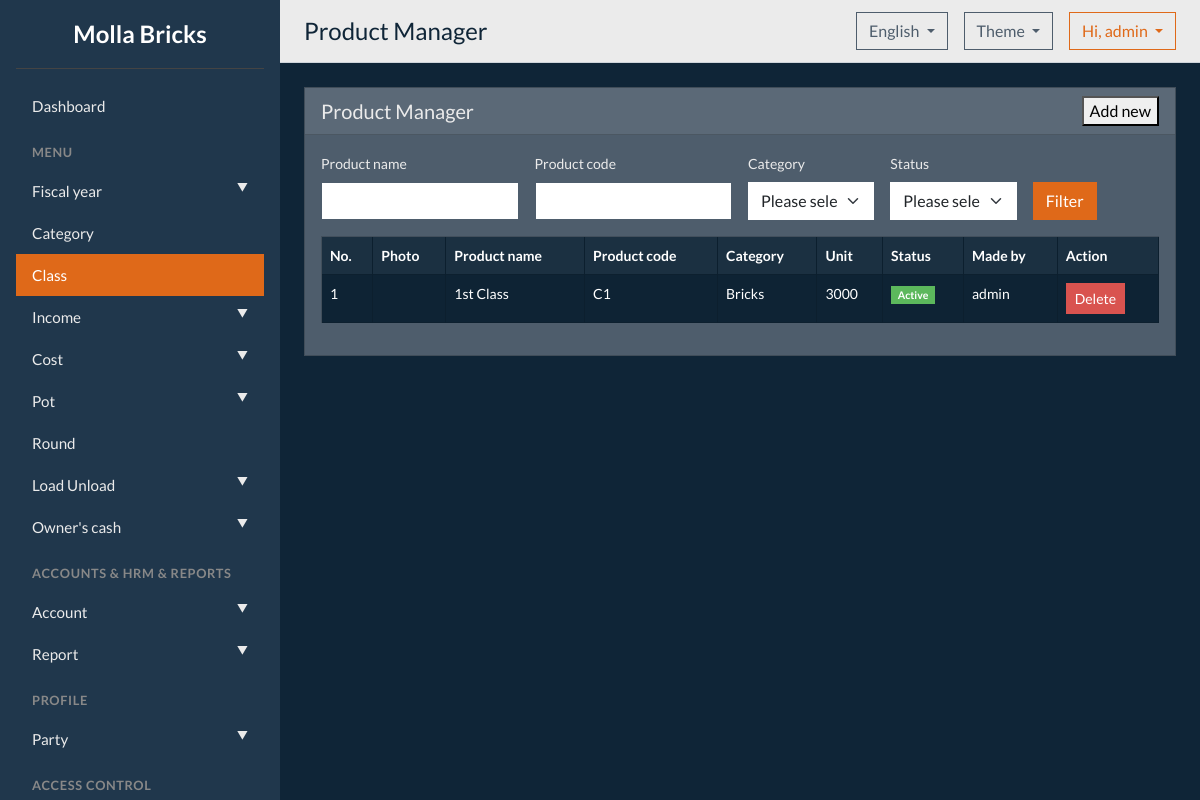
/brick-types/ (signed in), run on the app's committed database.
### tables this page shows
CREATE TABLE users (id INTEGER PRIMARY KEY, username TEXT NOT NULL UNIQUE, password_hash TEXT NOT NULL, role TEXT NOT NULL DEFAULT 'admin');

CREATE TABLE brick_types (id INTEGER PRIMARY KEY, name TEXT NOT NULL UNIQUE, product_code TEXT, category TEXT, unit TEXT, status TEXT DEFAULT 'Active', photo_path TEXT, made_by TEXT);

### molla_bricks/web/brick_types.py (the view)
@bp.route('/')
@login_required
def index():
    name = request.args.get('name', default="", type=str)
    code = request.args.get('code', default="", type=str)
    category = request.args.get('category', default="", type=str)
    status = request.args.get('status', default="", type=str)
    categories_raw = db_controller_instance.execute_query("SELECT name FROM expense_categories ORDER BY name", fetch="all") or []
    categories_list = [c[0] for c in categories_raw]
    query = "SELECT * FROM brick_types"
    params = []
    where_clauses = []
    if name:
        where_clauses.append("name LIKE ?")
        params.append(f"%{name}%")
    if code:
        where_clauses.append("product_code LIKE ?")
        params.append(f"%{code}%")
    if category:
        where_clauses.append("category = ?")
        params.append(category)
    if status:
        where_clauses.append("status = ?")
        params.append(status)
    if where_clauses:
        query += " WHERE " + " AND ".join(where_clauses)
    query += " ORDER BY name"
    types = db_controller_instance.execute_query(query, tuple(params), fetch="all")
    return render_template('manage_brick_types.html',
                           brick_types=types or [],
                           categories=categories_list,
                           filter_name=name,
                           filter_code=code,
                           filter_category=category,
                           filter_status=status)

### molla_bricks/core/db/db_controller.py (called while the page is built)
    def execute_query(self, query, params=(), fetch=None):
        try:
            with self.conn:
                cursor = self.conn.cursor()
                cursor.execute(query, params)
                if query.strip().upper().startswith('INSERT'): return cursor.lastrowid
                if query.strip().upper().startswith(('UPDATE', 'DELETE')): return cursor.rowcount
                if fetch == 'one': return cursor.fetchone()
                elif fetch == 'all': return cursor.fetchall()
        except sqlite3.Error as e: logging.error(f"Query Failed: {query} | Params: {params} | Error: {e}"); logging.error(traceback.format_exc()); return None

### molla_bricks/web/__init__.py (called while the page is built)
@login_manager.user_loader
def load_user(user_id):
    from .models import User
    return User.get(user_id)

### molla_bricks/web/models.py (called while the page is built)
    @staticmethod
    def get(user_id):
        query = "SELECT id, username, password_hash FROM users WHERE id = ?"
        user_data = db_controller_instance.execute_query(query, (user_id,), fetch="one")
        if user_data:
            return User(user_data[0], user_data[1], user_data[2])
        return None

### templates/manage_brick_types.html (shortened to what this page needs)
{% extends "base.html" %}
{% block header_title %}{{ _('Product Manager') }}{% endblock %}
{% block content %}
<div class="card">
    <div class="card-header d-flex justify-content-between align-items-center">
        <h5 class="mb-0">{{ _('Product Manager') }}</h5>
        <button type="button" class.btn btn-primary btn-sm" data-bs-toggle="modal" data-bs-target="#addModal">
            {{ _('Add new') }}
        </button>
    </div>
    <div class="card-body">
        <form method="GET" action="{{ url_for('brick_types.index') }}" class="row g-3 mb-3">
            <div class="col-md-3">
                <label for="name" class="form-label">{{ _('Product name') }}</label>
                <input type="text" class="form-control" id="name" name="name" value="{{ filter_name }}">
            </div>
            <div class="col-md-3">
                <label for="code" class="form-label">{{ _('Product code') }}</label>
                <input type="text" class="form-control" id="code" name="code" value="{{ filter_code }}">
            </div>
            <div class="col-md-2">
                <label for="category" class="form-label">{{ _('Category') }}</label>
                <select class="form-select" id="category" name="category">
                    <option value="">{{ _('Please select') }}</option>
                </select>
            </div>
            <div class="col-md-2">
                <label for="status" class="form-label">{{ _('Status') }}</label>
                <select class="form-select" id="status" name="status">
                    <option value="">{{ _('Please select') }}</option>
                </select>
            </div>
            <div class="col-md-2 d-flex align-items-end">
                <button type="submit" class="btn btn-primary">{{ _('Filter') }}</button>
            </div>
        </form>
        <div class="table-responsive">
            <table class="table table-striped table-bordered">
                <thead>
                    <tr>
                        <th>{{ _('No.') }}</th>
                        <th>{{ _('Photo') }}</th>
                        <th>{{ _('Product name') }}</th>
                        <th>{{ _('Product code') }}</th>
                        <th>{{ _('Category') }}</th>
                        <th>{{ _('Unit') }}</th>
                        <th>{{ _('Status') }}</th>
                        <th>{{ _('Made by') }}</th>
                        <th>{{ _('Action') }}</th>
                    </tr>
                </thead>
                <tbody>
                    {% for row in brick_types %}
                    <tr>
                        <td>{{ loop.index }}</td>
                        <td></td>
                        <td>{{ row[1] }}</td> <td>{{ row[2] }}</td> <td>{{ row[3] }}</td> <td>{{ row[4] }}</td> <td>
                            {% if row[5] == 'Active' %}
                                <span class="badge bg-success">{{ _('Active') }}</span>
                            {% else %}
                                <span class="badge bg-danger">{{ _('Inactive') }}</span>
                            {% endif %}
                        </td>
                        <td>{{ row[7] }}</td> <td>
                            <form action="{{ url_for('brick_types.delete_type', type_id=row[0]) }}" method="POST" style="display: inline;" onsubmit="return confirm('{{ _('Are you sure?') }}');">
                                <button type="submit" class="btn btn-danger btn-sm">{{ _('Delete') }}</button>
                            </form>
                        </td>
                    </tr>
                    {% else %}
                    <tr>
                        <td colspan="9" class="text-center">{{ _('No Data Found') }}</td>
                    </tr>
                    {% endfor %}
                </tbody>
            </table>
        </div>
    </div>
</div>
{% endblock %}

### templates/base.html (shortened to what this page needs)
<!doctype html>
{% set theme = session.get('theme', 'superhero') %}
<html lang="{{ session.get('lang', 'en') }}" data-bs-theme="{{ theme }}">
<head>
    <link href="https://cdn.jsdelivr.net/npm/bootswatch@5.3.3/dist/{{ theme }}/bootstrap.min.css" rel="stylesheet">
    <link rel="stylesheet" href="{{ url_for('static', filename='css/style.css') }}">
</head>
<body>
    {% include 'partials/_sidebar.html' %}
    <div class="main-content">
        <header class="header">
            <h4 class="mb-0">{% block header_title %}{% endblock %}</h4>
            <div class="d-flex align-items-center">
                <div class="dropdown me-3">
                    <button class="btn btn-outline-secondary dropdown-toggle" type="button" data-bs-toggle="dropdown">
                      {% if session.get('lang') == 'bn' %} বাংলা {% else %} English {% endif %}
                    </button>
                </div>
                <div class="dropdown me-3">
                   <button class="btn btn-outline-secondary dropdown-toggle" type="button" data-bs-toggle="dropdown">
                       Theme
                   </button>
                </div>
                <div class="dropdown">
                    <button class="btn btn-outline-primary dropdown-toggle" type="button" data-bs-toggle="dropdown">
                        Hi, {{ current_user.username }}
                    </button>
                </div>
            </div>
        </header>
        <main class="page-content">
            {% block content %}{% endblock %}
        </main>
    </div>
</body>
</html>

### molla_bricks/web/static/css/style.css (style rules this page uses)
body { display: flex; height: 100vh; overflow: hidden; }
.main-content { flex-grow: 1; display: flex; flex-direction: column; height: 100vh; background-color: var(--bs-body-bg); }
.header { flex-shrink: 0; background-color: var(--bs-body-color); color: var(--bs-body-bg); border-bottom: 1px solid var(--bs-border-color); padding: 0.75rem 1.5rem; display: flex; justify-content: space-between; align-items: center; }
.page-content { flex-grow: 1; overflow-y: auto; padding: 1.5rem; }

### data on the page
users: username "admin"
brick_types: name "1st Class", product_code "C1", category "Bricks", unit "3000", made_by "admin"

### other printed values
form field category "Please select"
form field status "Please select"
